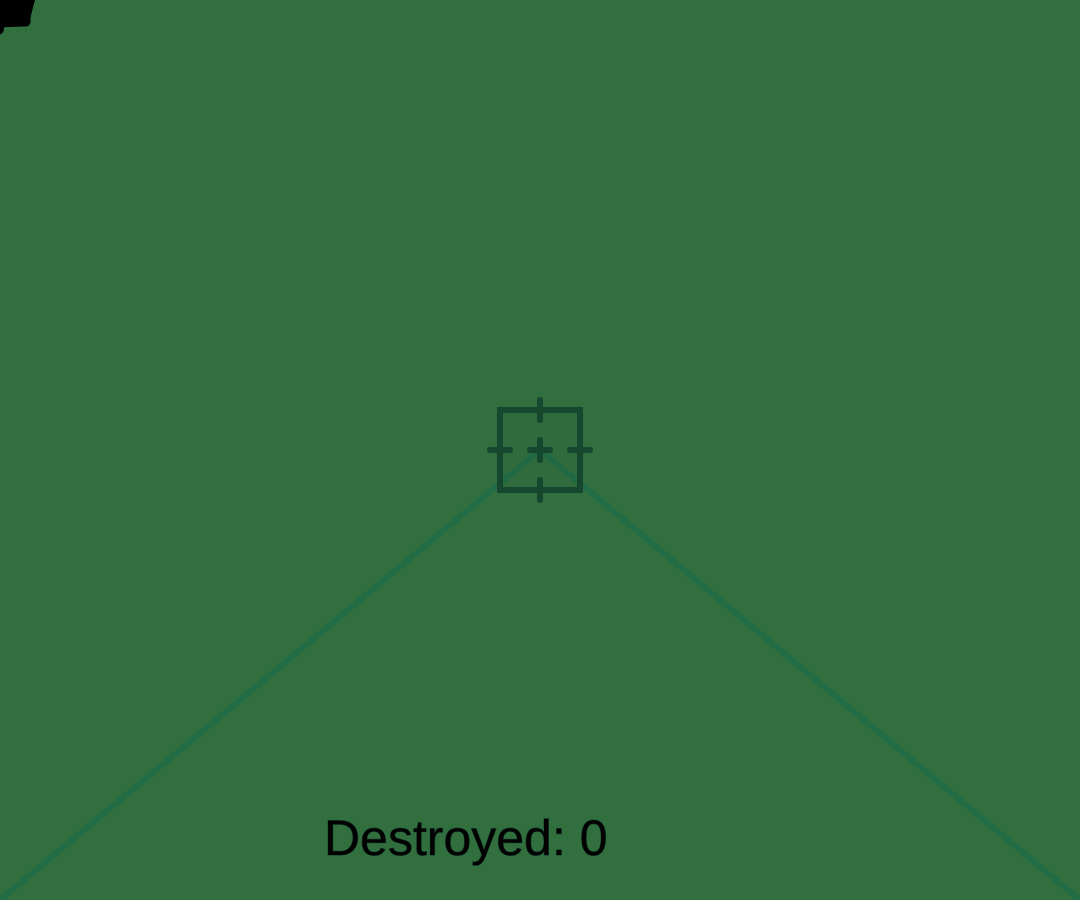
Frame 1 (no input)
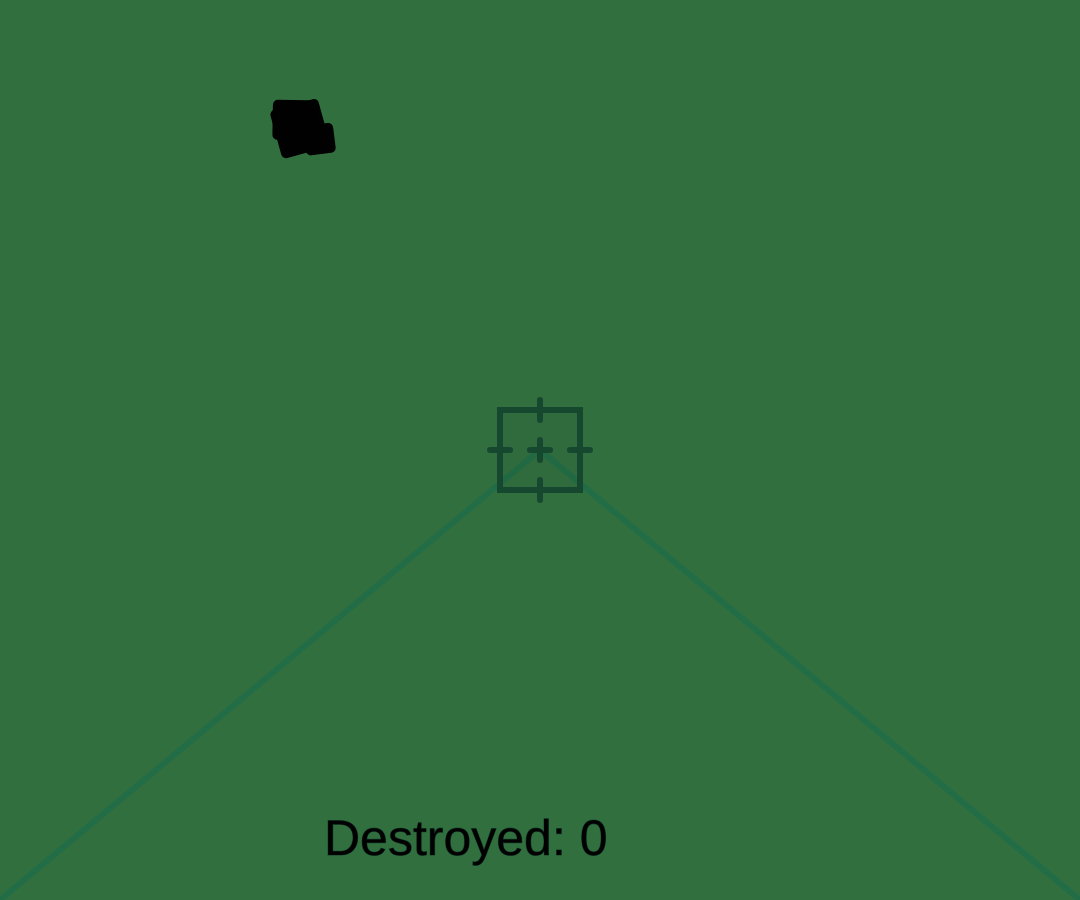
Frame 60 (no input)
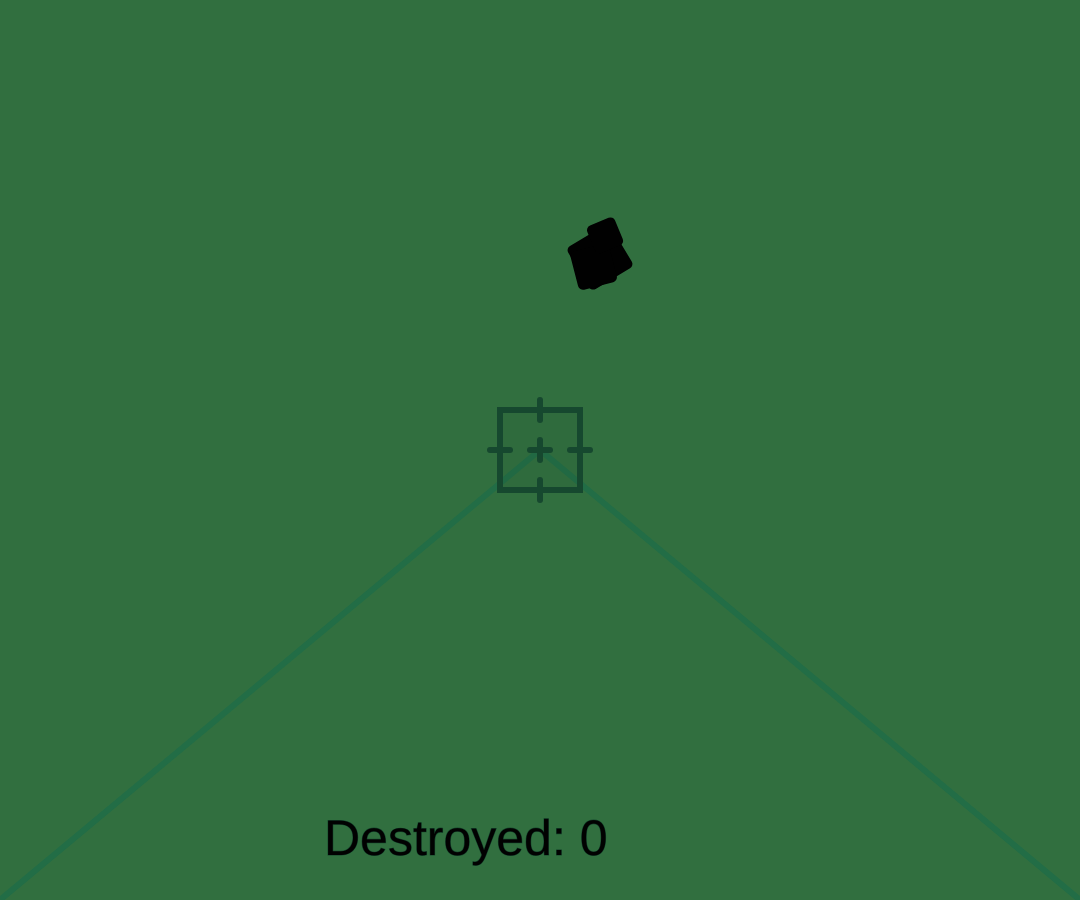
Frame 120 (the mouse pressed at the canvas centre since frame 60)

The p5.js sketch that drew these frames (run headless with seeded random() and noise() and a simulated clock; from frame 60 on, the mouse is pressed at the canvas centre):

// p5.js sketch
// ── sketch.js
/* eslint-disable no-undef, no-unused-vars */
let value = 0;
let destroyed = 0;
let started = 0;
let aX = 0;
let aY = 0;
let rectWidth = 50;
let count = 0;
var squareSize;
let direction, spin, of1, of2, of3, of4;
let lastClickX = 0;
let lastClickY = 0;

function setup() {
  let width = windowWidth * 0.9;
  let height = width > windowHeight ? windowHeight * 0.9 : width;

  createCanvas(width, height);

  lastClickX = width / 2;
  lastClickY = height / 2;

  randomise();
  rectMode(CENTER);
}

function draw() {
  stroke(50);
  background(49, 111, 63);

  asteroidDestroyed();
  scope();
  destroyedText();
  asteroid();
}

function mouseClicked() {
  lastClickX = mouseX;
  lastClickY = mouseY;

  let inX = lastClickX > aX - rectWidth && lastClickX < aX + rectWidth;
  let inY = lastClickY > aY - rectWidth && lastClickY < aY + rectWidth;

  if (inX && inY) {
    destroyed = 1;
  }
}

// This Redraws the Canvas when resized
windowResized = function () {
  resizeCanvas(windowWidth, windowHeight);
};

function asteroidDestroyed() {
  if (destroyed) {
    count++;
  }

  let ood = aX > width || aY < 0 || aY > width;
  if (destroyed || ood) {
    randomise();
    reset();
  } else {
    // move
    aX += 5;
    aY += direction;
  }

  if (destroyed) {
    destroyed = 0;
  }
}

function randomise() {
  direction = random(-5, 5);
  spin = random(-3, 3);
  of1 = random(0, 10);
  of2 = random(5, 15);
  of3 = random(10, 20);
  of4 = random(10, 20);
}

function asteroid() {
  translate(aX, aY);
  rotate(radians(frameCount * spin));
  fill(1);
  noStroke();
  rect(0, 0, 50, 50, 5);
  rotate(5);
  rect(of1, of2, 40, 40, 5);
  rotate(3);
  rect(of3, of4, 30, 30, 5);
}

function reset() {
  aY = random(0, width);
  aX = 0;
}

function scope() {
  strokeWeight(6);

  // Corner lines
  stroke(34, 109, 70);
  line(0, height, lastClickX, lastClickY);
  line(width, height, lastClickX, lastClickY);

  stroke(22, 72, 47);
  // Sqaure
  fill(0, 0, 0, 10);
  let diameter = 40;
  let dashWidth = diameter / 4;
  rect(lastClickX, lastClickY, diameter * 2, diameter * 2);
  // Center cross
  line(lastClickX - dashWidth, lastClickY, lastClickX + dashWidth, lastClickY);
  line(lastClickX, lastClickY - dashWidth, lastClickX, lastClickY + dashWidth);
  // dashes on square
  line(
    lastClickX - diameter - dashWidth,
    lastClickY,
    lastClickX - diameter + dashWidth,
    lastClickY
  );
  line(
    lastClickX + diameter - dashWidth,
    lastClickY,
    lastClickX + diameter + dashWidth,
    lastClickY
  );
  line(
    lastClickX,
    lastClickY - diameter - dashWidth,
    lastClickX,
    lastClickY - diameter + dashWidth
  );
  line(
    lastClickX,
    lastClickY + diameter - dashWidth,
    lastClickX,
    lastClickY + diameter + dashWidth
  );
  fill(1);
  strokeWeight(1);
}

function destroyedText() {
  textSize(50);
  text("Destroyed: " + count, width * 0.3, height * 0.95);
}
